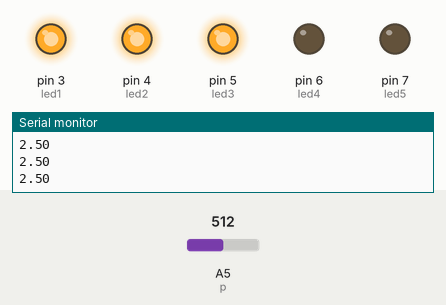
Recording of a sketch running on a simulated Arduino Uno, built with avr-gcc and run on an emulated ATmega328P. On the bench: output pins drawn as LEDs (lit = HIGH), the last lines printed to the serial monitor. The inputs (shaded band) are chosen by the test bench; at power-on: A5 (p) = 512.

Above: at 1.2 s.
1.3 s: A5 (p) set to 598
2.8 s: A5 (p) set to 624
At 3.5 s:
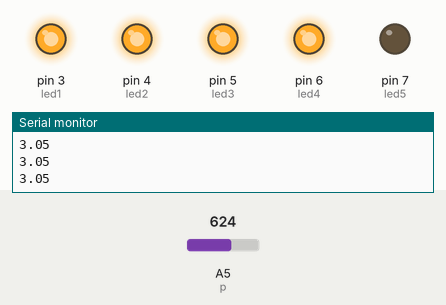
4.3 s: A5 (p) set to 812
5.8 s: A5 (p) set to 837
At 7.0 s:
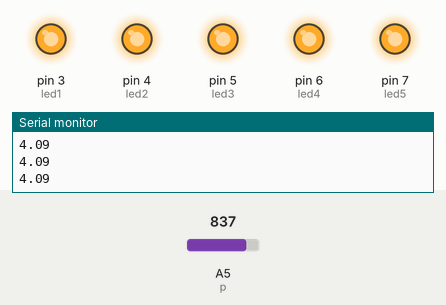
7.3 s: A5 (p) set to 306
At 8.1 s:
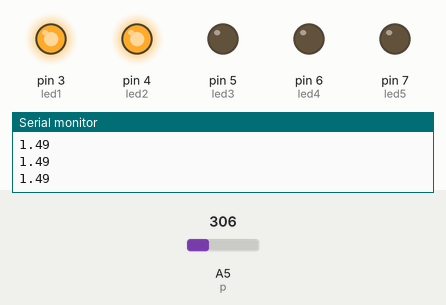
8.8 s: A5 (p) set to 403
10.3 s: A5 (p) set to 425
At 11.7 s:
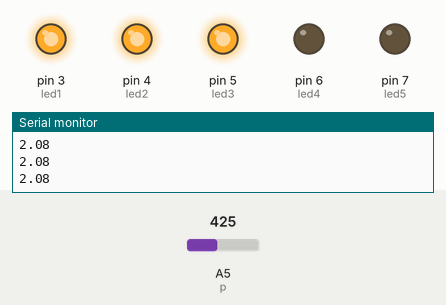
Timing chart, 0 to 12.8 s (numbered marks = the images above; inputs shaded):
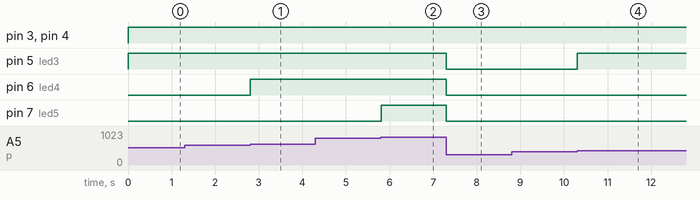

Measured:
- the behaviour switches between 614 and 615 on A5 (p) (found by bisection; images 0 and 1)
- the behaviour switches between 819 and 820 on A5 (p) (found by bisection; images 1 and 2)
- the behaviour switches between 409 and 410 on A5 (p) (found by bisection; images 3 and 4)
- after the input at 2.8 s, pin 6 (led4): LOW → HIGH at once
- after the input at 5.8 s, pin 7 (led5): LOW → HIGH at once
- after the input at 7.3 s, pin 5 (led3), pin 6 (led4), pin 7 (led5): HIGH → LOW at once
- after the input at 10.3 s, pin 5 (led3): LOW → HIGH at once

The sketch:

z41_voltmeter1.ino
```cpp
// C++ code
//
int p = A5;
int led1 = 3, led2 = 4, led3 = 5, led4 = 6, led5 = 7;

double napon = 0.0;

void setup()
{
  pinMode(led1, OUTPUT);
  pinMode(led2, OUTPUT);
  pinMode(led3, OUTPUT);
  pinMode(led4, OUTPUT);
  pinMode(led5, OUTPUT);
  digitalWrite(led1, LOW);
  digitalWrite(led2, LOW);
  digitalWrite(led3, LOW);
  digitalWrite(led4, LOW);
  digitalWrite(led5, LOW);
  Serial.begin(9600);
}

void loop()
{
  napon = analogRead(p)/204.8;

  if(napon >= 0 && napon <= 1){
  digitalWrite(led1, HIGH);
  digitalWrite(led2, LOW);
  digitalWrite(led3, LOW);
  digitalWrite(led4, LOW);
  digitalWrite(led5, LOW);
  }
  else if(napon >= 1 && napon <= 2){
  digitalWrite(led1, HIGH);
  digitalWrite(led2, HIGH);
  digitalWrite(led3, LOW);
  digitalWrite(led4, LOW);
  digitalWrite(led5, LOW);
  }
  else if(napon >= 2 && napon <= 3){
  digitalWrite(led1, HIGH);
  digitalWrite(led2, HIGH);
  digitalWrite(led3, HIGH);
  digitalWrite(led4, LOW);
  digitalWrite(led5, LOW);
  }
  else if(napon >= 3 && napon <= 4){
  digitalWrite(led1, HIGH);
  digitalWrite(led2, HIGH);
  digitalWrite(led3, HIGH);
  digitalWrite(led4, HIGH);
  digitalWrite(led5, LOW);
  }
  else{
  digitalWrite(led1, HIGH);
  digitalWrite(led2, HIGH);
  digitalWrite(led3, HIGH);
  digitalWrite(led4, HIGH);
  digitalWrite(led5, HIGH);
  }
  Serial.println(napon);
}
```
